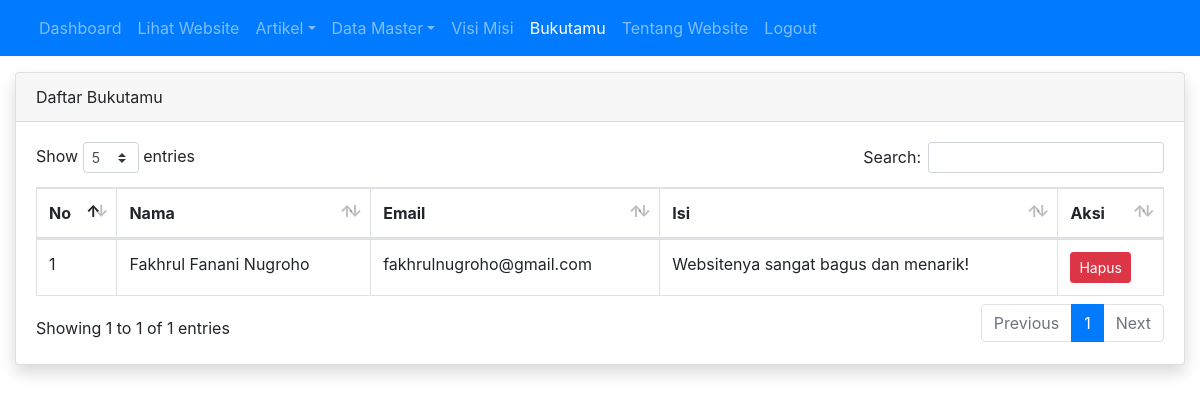
The page /admin/bukutamu.php (signed in) on the database its author committed.
### tables this page shows
CREATE TABLE `tbl_bukutamu` (
  `id` int(11) NOT NULL,
  `nama` varchar(80) DEFAULT NULL,
  `email` varchar(90) DEFAULT NULL,
  `isi` varchar(255) DEFAULT NULL
);

### admin/bukutamu.php (the view, shortened to what this page needs)
<?php
require_once '../koneksi.php';
$query = mysqli_query($koneksi, "SELECT * FROM tbl_bukutamu");
$no = 1;
?>
<!DOCTYPE html>
<html>
<head>
	<link rel="stylesheet" href="../resources/datatables/datatables.min.css">
	<link rel="stylesheet" href="../resources/css/bootstrap.min.css">
</head>
<body>
	<?php require_once 'navbar.php'; ?>
	<div class="container mt-3">
		<div class="row">
			<div class="col">
				<div class="card shadow">
					<div class="card-header">
						<div class="clearfix">
							<div class="float-left">
								Daftar Bukutamu
							</div>
						</div>
					</div>
					<div class="card-body">
						<table id="table_id" class="dataTable table table-bordered">
						    <thead>
						        <tr>
						            <th>No</th>
						            <th>Nama</th>
						            <th>Email</th>
						            <th>Isi</th>
						            <th>Aksi</th>
						        </tr>
						    </thead>
						    <tbody>
						        <?php while($row = mysqli_fetch_assoc($query)) : ?>
						        	<tr>
						        		<td><?= $no++ ?></td>
						        		<td><?= $row['nama'] ?></td>
						        		<td><?= $row['email'] ?></td>
						        		<td><?= $row['isi'] ?></td>
						        		<td>
						        			<a href="hapus_bukutamu.php?id=<?= $row['id'] ?>" class="btn btn-sm btn-danger" onclick="return confirm('apakah anda yakin?')">Hapus</a>
						        		</td>
						        	</tr>
						        <?php endwhile; ?>
						    </tbody>
						</table>
					</div>
				</div>
			</div>
		</div>
	</div>
</body>
</html>

### rows shown on the page
tbl_bukutamu: nama "Fakhrul Fanani Nugroho", email "fakhrulnugroho@gmail.com", isi "Websitenya sangat bagus dan menarik!"
